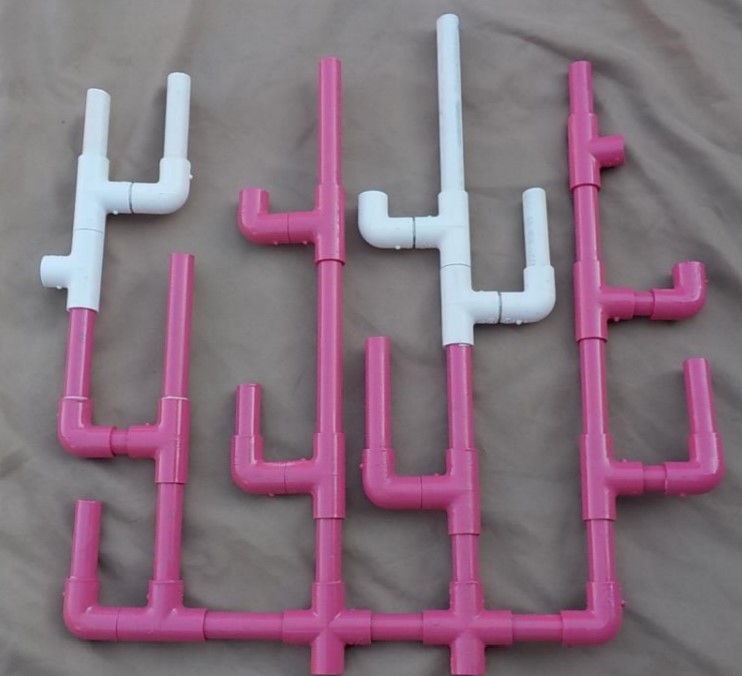
#> input picture misc/coral_past.jpg, 742 x 676 px
$ python compare.py
#> lines starting #> are read from the running program, lines starting #| are printed output that depends on the picture; after the words box and inside, x2 and y2 are one past the last pixel; in counts of white or black regions, pixels touching at a corner belong together
import cv2
import numpy as np

COLOR_GREEN  = [0,255,0]    # GROWTH
COLOR_YELLOW = [0,255,255]  # DAMAGE/DEATH
COLOR_RED    = [0,0,255]    # BLEACH
COLOR_BLUE   = [255,0,0]    # RECOVERY

def background_remover(img):
    """ Hardcode hsv values to generate mask for only the coral structure (white and pink) """

    # TODO: hardcoding hsv values
    hsv = cv2.cvtColor(img, cv2.COLOR_BGR2HSV)

    my_mask = cv2.inRange(hsv, np.array([0,30,136]), np.array([255,255,255]))
    # cv2.imshow("mask", my_mask)
    res = cv2.bitwise_and(img, img, mask=my_mask)
    # cv2.imshow("res", res)

    return res

def remove_noise(img, ksize=5, thresh_val=32):
    """ Remove noise from img using medianBlur """

    gray = cv2.cvtColor(img, cv2.COLOR_BGR2GRAY)
    blur = cv2.medianBlur(gray, ksize)
    # cv2.imshow("blurred", blur)
    _, thresh = cv2.threshold(blur, thresh_val, 255, cv2.THRESH_BINARY)
    # cv2.imshow("thresh", thresh)

    # https://stackoverflow.com/questions/42920810/in-opencv-is-mask-a-bitwise-and-operation
    res = cv2.bitwise_and(img, img, mask=thresh)
    return res

def closing(img, ksize=5):
    kernel = np.ones((ksize,ksize), np.uint8)
    closed = cv2.morphologyEx(img, cv2.MORPH_CLOSE, kernel)
    return closed

def get_mean(img, cont):
    """ Get mean colour of pixels in contour passed in parameter """

    # TODO: find mean color: if pink then growth, if white then bleached
    # https://stackoverflow.com/questions/54316588/get-the-average-color-inside-a-contour-with-open-cv
    # https://stackoverflow.com/questions/15341538/numpy-opencv-2-how-do-i-crop-non-rectangular-region

    cont_mask = np.zeros(img.shape[:2], dtype=np.uint8)
    cv2.drawContours(cont_mask, [cont], -1, 255, -1)
    # cont_mask = cv2.cvtColor(cont_mask, cv2.COLOR_BGR2GRAY)
    # _, cont_mask = cv2.threshold(cont_mask, 32, 255, cv2.THRESH_BINARY)
    mean = cv2.mean(cv2.cvtColor(new_coral, cv2.COLOR_BGR2HSV), mask=cont_mask)
    print(mean)

    cv2.imshow("mean_mask", cv2.bitwise_and(new_coral, new_coral, mask=cont_mask))
    cv2.waitKey(0)
    return mean

def compare_mean(curr_coral, xor_diff_coral, cont):
    """ Compare contour mean between structure in xor_diff and in current coral
        Returns False if difference is below a certain value                    """

    x, y, w, h = cv2.boundingRect(cont)

    # cropping to contour as ROI
    cont_img = xor_diff_coral[y:y+h, x:x+w]

    # only need to grab mean()[0] because dealing with binary images
    cont_mean = cv2.mean(cont_img)[0]
    # print("cm", cont_mean)
    # cv2.imshow("temp1", cont_img)

    mask_for_contour_in_img = np.zeros(curr_coral.shape[:2], np.uint8)
    cv2.rectangle(mask_for_contour_in_img, (x,y), (x+w,y+h), 255, -1)
    # cv2.imshow("temp2", mask_for_contour_in_img)

    img_section_mean = cv2.mean(curr_coral, mask_for_contour_in_img)[0]
    # print("ism", img_section_mean)
    cv2.waitKey(0)

    # TODO: hardcoding of difference value
    if abs(cont_mean-img_section_mean) < 5:
        return False
    else:
        return True


IMAGES = ["coral_past.jpg", "black_box.jpg", "front1.jpeg", "front_flip.jpg", "coral_underwater.jpg"]

if __name__ == "__main__":

    """ Choose which two images to compare from here
        Working ones for now are IMAGES[0] and IMAGES[1]
        Need to work on resizing to a standard size for the rest """

    old = cv2.imread(IMAGES[0])
#> old is the input picture: shape (676, 742, 3); mean B, G, R 125.2, 112.4, 132.3
    new = cv2.imread(IMAGES[1])
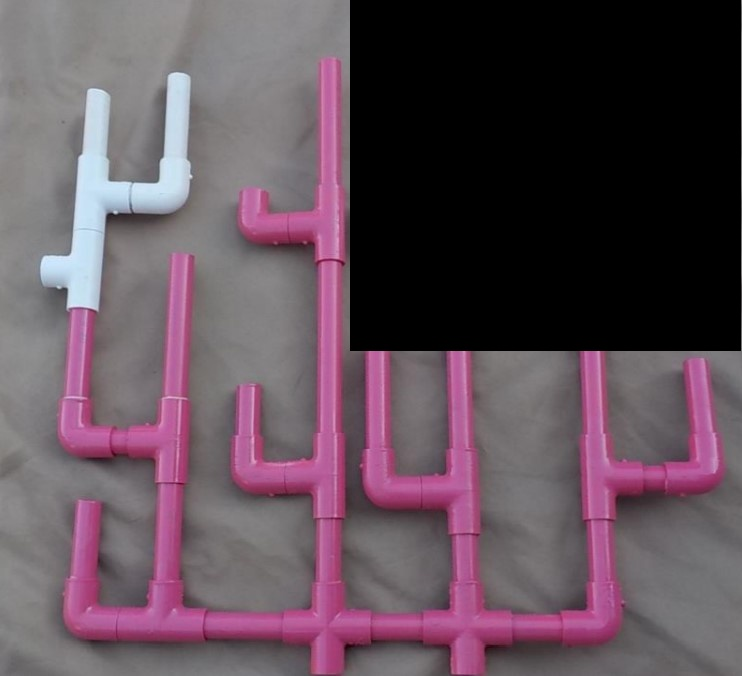
#> input picture misc/black_box.jpg, 742 x 676 px
#> new is the input picture: shape (676, 742, 3); mean B, G, R 89, 78.6, 96
    cv2.imshow("old", old)
    cv2.imshow("new", new)
    cv2.waitKey(0)

    old_coral = background_remover(old)
#> in background_remover, `hsv = cv2.cvtColor(img, cv2.COLOR_BGR2HSV)`: hsv: shape (676, 742, 3); mean H, S, V 139.9, 38.7, 134.6
#> in background_remover, `my_mask = cv2.inRange(hsv, np.array([0,30,136]), np.array([255,255,255..`:
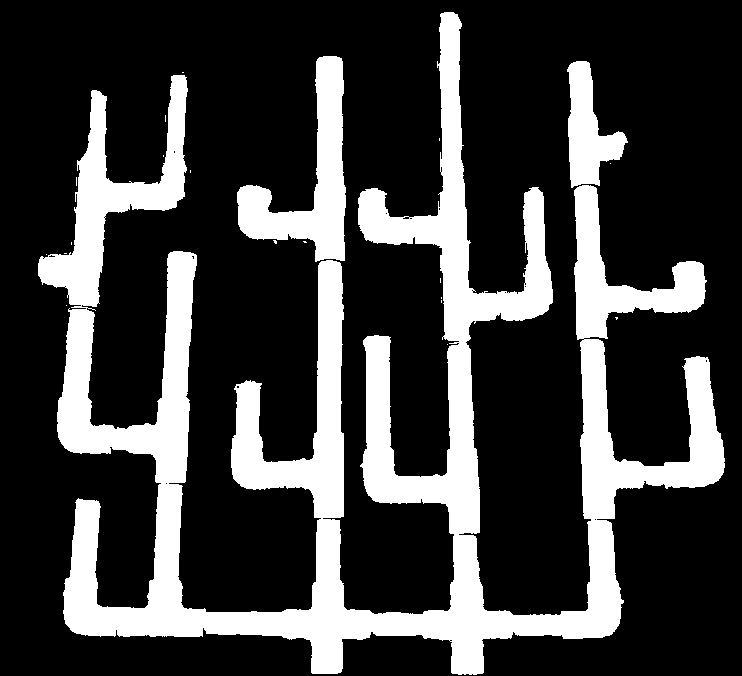
#> my_mask: shape (676, 742); 23.9% white; 21 white regions (18 under 20 px), largest, box (x1, y1, x2, y2) and area: (38, 12, 725, 675) 107434, (237, 56, 346, 262) 8457, (567, 61, 628, 188) 3939
    new_coral = background_remover(new)
#> in background_remover (call 2), `hsv = cv2.cvtColor(img, cv2.COLOR_BGR2HSV)`: hsv: shape (676, 742, 3); mean H, S, V 101, 33, 97.1
#> in background_remover (call 2), `my_mask = cv2.inRange(hsv, np.array([0,30,136]), np.array([255,255,255..`: my_mask: shape (676, 742); 18.5% white; 17 white regions (15 under 20 px), largest, box (x1, y1, x2, y2) and area: (38, 75, 725, 675) 84329, (237, 55, 346, 262) 8503
    cv2.imshow("old_cor", old_coral)
    cv2.imshow("new_cor", new_coral)
    cv2.waitKey(0)

    # TODO: resizing images so that these old_coral, new_coral would always be same size
    diff = cv2.bitwise_xor(old_coral, new_coral)
    cv2.imshow("diff", diff)

    ref_diff = remove_noise(diff)
#> in remove_noise, `_, thresh = cv2.threshold(blur, thresh_val, 255, cv2.THRESH_BINARY)`: thresh: shape (676, 742); 5.4% white; 3 white regions

    # temporary closing operation to glob structures together (avoid seperate contours)
    # https://stackoverflow.com/questions/55107660/python-cv2-find-contours-minimum-dimensions
    closed_diff = closing(ref_diff)
#> in closing, `closed = cv2.morphologyEx(img, cv2.MORPH_CLOSE, kernel)`:
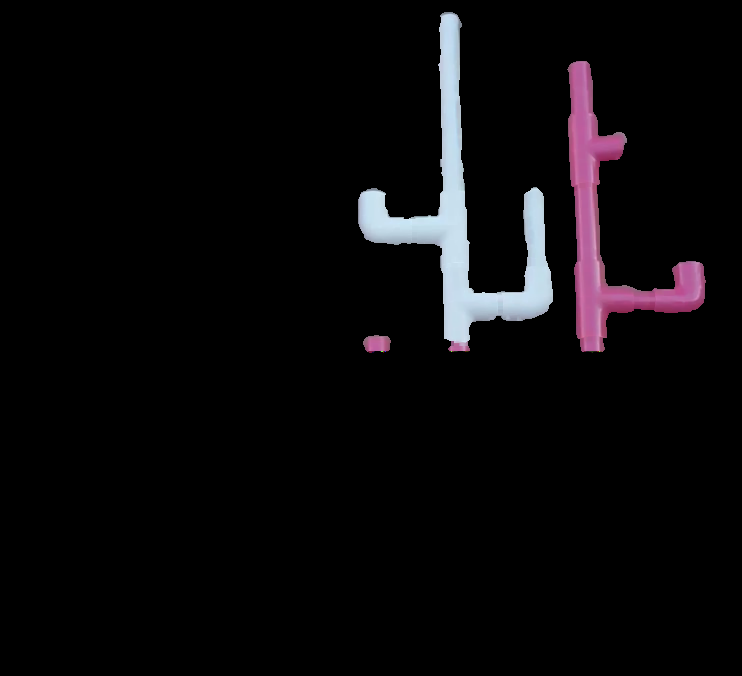
#> closed: shape (676, 742, 3); mean B, G, R 10.1, 8.4, 9.9
    # cv2.imshow("closed", closed_diff)

    contours, _ = cv2.findContours(cv2.cvtColor(closed_diff, cv2.COLOR_BGR2GRAY), cv2.RETR_TREE, cv2.CHAIN_APPROX_NONE)
#> contours = 3 contours; box (x1, y1, x2, y2) and area: (358, 12, 553, 352) 14366, (567, 61, 706, 353) 11016, (363, 335, 391, 353) 373
    # cv2.drawContours(ref_diff, contours, -1, (0, 255, 0), 1)
    # print(len(contours))
    # cv2.imshow("refined", ref_diff)

    new_coral_gray = cv2.cvtColor(new_coral, cv2.COLOR_BGR2GRAY)
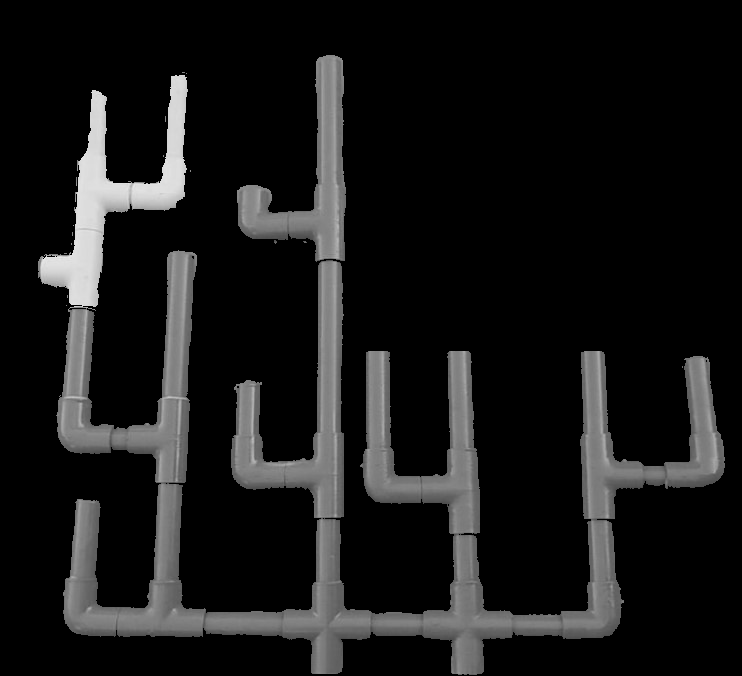
#> new_coral_gray: shape (676, 742); min 0, max 232, mean 24.1
    _, new_coral_bin = cv2.threshold(new_coral_gray, 32, 255, cv2.THRESH_BINARY)

    # detecting whether structure in xor_diff is present in current_coral
    # drawing corresponding rectangles
    for cont in contours:
        # TODO: hardcoding of minimum size of contour to be considered
        area = cv2.contourArea(cont)
        if area < 500:
            continue

        x, y, w, h = cv2.boundingRect(cont)

        """ Method 1: finding difference of mean """
        if compare_mean(new_coral_bin, closed_diff, cont) == False:
            # new structure: growth
            cv2.rectangle(new, (x,y), (x+w,y+h), COLOR_GREEN, 5)
        else:
            # contour absent in current coral: death
            cv2.rectangle(new, (x,y), (x+w,y+h), COLOR_YELLOW, 5)

        """ Method 2: differentiating using mean of contour color """
#> this loop made 3 passes
#> (area, cont_mean in compare_mean, img_section_mean in compare_mean) on passes 2 to 3: (11016.5, 40.47, 0.398), (14366, 51.66, 0.328)
#> area on pass 1: 373
#> pass 2, in compare_mean, `cont_img = xor_diff_coral[y:y+h, x:x+w]`:
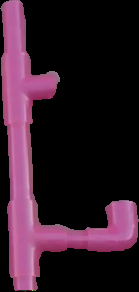
#> cont_img: shape (292, 139, 3); mean B, G, R 40.5, 26.1, 50
#> pass 3, in compare_mean (call 2), `cont_img = xor_diff_coral[y:y+h, x:x+w]`:
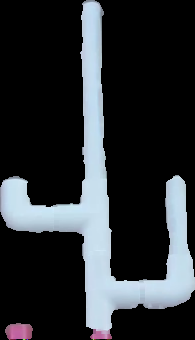
#> cont_img: shape (340, 195, 3); mean B, G, R 51.7, 47.8, 43.9
#> after the loop:
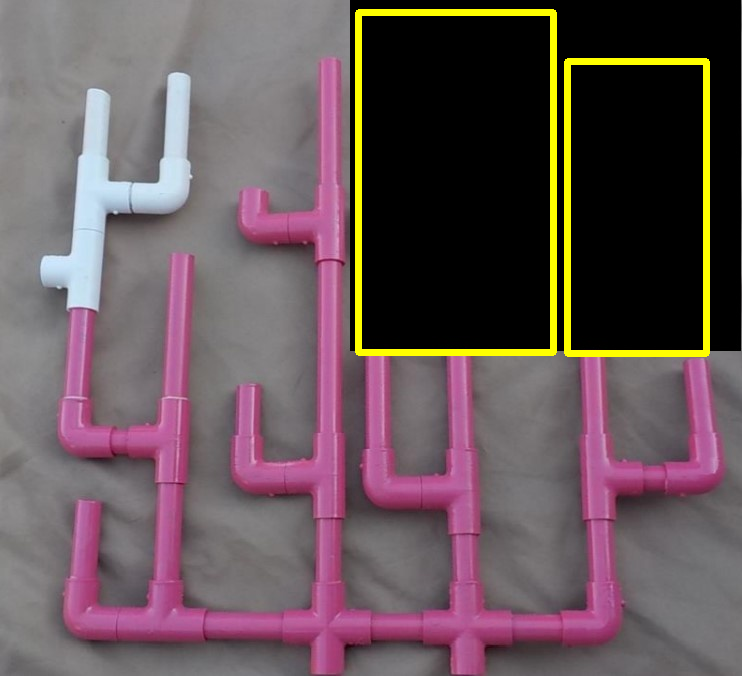
#> new: shape (676, 742, 3); mean B, G, R 88.6, 85, 102.4
        # [21 lines of commented-out code are left out]


    cv2.imshow("old", old)
    cv2.imshow("new", new)

    cv2.waitKey(0)
    cv2.destroyAllWindows()
